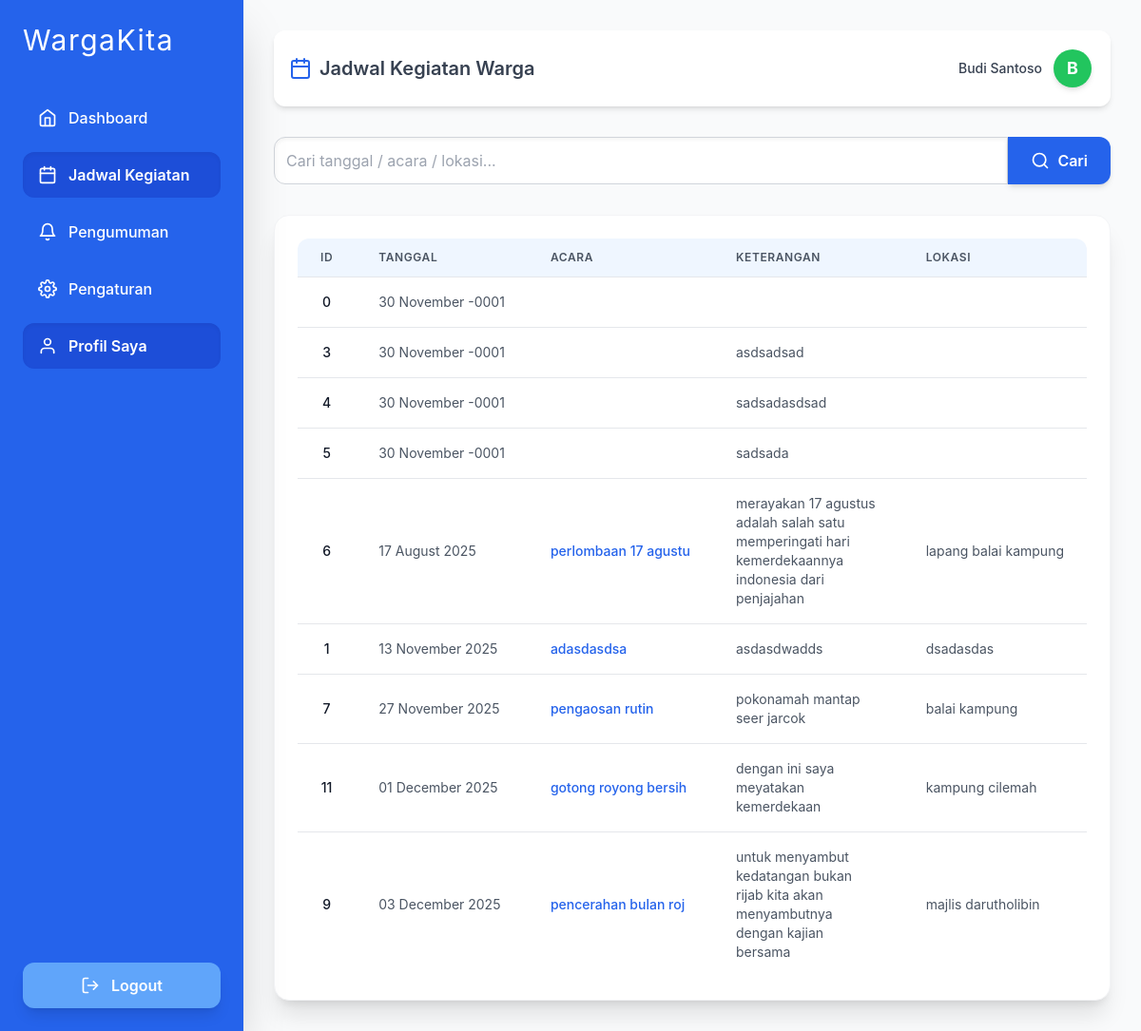
Page /jadwalin/public/jadwal_user.php on the committed database.
### tables this page shows
CREATE TABLE `jadwal` (
  `id` int(200) NOT NULL,
  `tanggal` date NOT NULL,
  `acara` varchar(20) NOT NULL,
  `keterangan` varchar(255) NOT NULL,
  `lokasi` varchar(100) NOT NULL
);

### jadwalin/public/jadwal_user.php (the view, shortened to what this page needs)
<?php
include '../koneksi/koneksi.php';
$keyword = isset($_GET['cari']) ? $_GET['cari'] : "";
if (!$koneksi) {
    $result = false;
    $error_message = "Koneksi database gagal: " . mysqli_connect_error();
} else {
    $safe_keyword = mysqli_real_escape_string($koneksi, $keyword);
    $query = "SELECT * FROM jadwal
              WHERE tanggal LIKE '%$safe_keyword%'
              OR acara LIKE '%$safe_keyword%'
              OR keterangan LIKE '%$safe_keyword%'
              OR lokasi LIKE '%$safe_keyword%'
              ORDER BY tanggal ASC";
    $result = mysqli_query($koneksi, $query);
}
$nama_warga = "Budi Santoso";
$inisial = "B";
?>
<!DOCTYPE html>
<html lang="en">
<head>
    <script src="https://cdn.tailwindcss.com"></script>
</head>
<body class="bg-gray-50 min-h-screen flex">
    <div class="w-64 min-h-screen bg-blue-600 p-6 shadow-2xl fixed flex flex-col justify-between">
        <div>
            <h1 class="text-3xl font-poppins text-white mb-10 tracking-wider">WargaKita
            </h1>
            <ul class="space-y-3">
                <li>
                    <a href="../public/dashboard_user.php"
                        class="flex items-center gap-3 py-3 px-4 rounded-xl text-white font-medium hover:bg-blue-700 transition duration-200">
                        <i data-feather="home" class="w-5 h-5"></i>
                        Dashboard
                    </a>
                </li>
                <li>
                    <a href="../public/jadwal_user.php"
                        class="flex items-center gap-3 py-3 px-4 rounded-xl bg-blue-700 text-white font-semibold shadow-inner transition duration-200">
                        <i data-feather="calendar" class="w-5 h-5"></i>
                        Jadwal Kegiatan
                    </a>
                </li>
                <li>
                    <a href="../public/pengumuman_user.php"
                        class="flex items-center gap-3 py-3 px-4 rounded-xl text-white font-medium hover:bg-blue-700 transition duration-200">
                        <i data-feather="bell" class="w-5 h-5"></i>
                        Pengumuman
                    </a>
                </li>
                <li>
                    <a href="../pengaturan/pengaturan_user.php"
                        class="flex items-center gap-3 py-3 px-4 rounded-xl text-white font-medium hover:bg-blue-700 transition duration-200">
                        <i data-feather="settings" class="w-5 h-5"></i>
                        Pengaturan
                    </a>
                </li>
                 <li>
                    <a href="../profil/profil_user.php"
                        class="flex items-center gap-3 py-3 px-4 rounded-xl bg-blue-700 text-white font-semibold shadow-inner transition duration-200">
                        <i data-feather="user" class="w-5 h-5"></i>
                        Profil Saya
                    </a>
                </li>
            </ul>
        </div>
        <a href="../aksi/logout.php"
            class="flex items-center gap-3 py-3 px-4 rounded-xl bg-blue-400 text-white font-semibold hover:bg-red-500 transition duration-200 justify-center shadow-lg">
            <i data-feather="log-out" class="w-5 h-5"></i>
            Logout
        </a>
    </div>
    <div class="ml-64 w-full flex flex-col p-8">
        <header class="bg-white shadow-md p-4 flex justify-between items-center sticky top-0 z-10 w-full mb-8 rounded-xl">
            <div class="flex items-center gap-2 text-xl font-semibold text-gray-700">
                <span class="text-blue-600">
                    <i data-feather="calendar" class="w-6 h-6"></i>
                </span>
                Jadwal Kegiatan Warga
            </div>
            <a href="../profil/profil_user.php" class="flex items-center gap-3 group hover:bg-gray-100 p-1 rounded-full transition duration-200 cursor-pointer">
                <span class="text-sm font-medium text-gray-700 group-hover:text-gray-900 transition duration-200">
                    <?= $nama_warga ?>
                </span>
                <div
                    class="w-10 h-10 bg-green-500 text-white rounded-full flex items-center justify-center font-bold text-lg shadow-md">
                    <?= $inisial ?>
                </div>
            </a>
        </header>
        <form method="get" class="flex mb-8 max-w-4xl mx-auto w-full">
            <input type="text" name="cari" value="<?= htmlspecialchars($keyword) ?>" placeholder="Cari tanggal / acara / lokasi..."
                class="flex-grow border border-gray-300 p-3 rounded-l-xl focus:ring-blue-500 focus:border-blue-500 transition duration-200 shadow-inner">
            <button type="submit" class="bg-blue-600 text-white px-6 py-3 rounded-r-xl font-semibold hover:bg-blue-700 transition duration-200 shadow-md flex items-center gap-2">
                <i data-feather="search" class="w-5 h-5"></i> Cari
            </button>
        </form>
        <div class="overflow-x-auto bg-white rounded-2xl shadow-xl p-6 border border-gray-100">
            <table class="min-w-full divide-y divide-gray-200">
                <thead class="bg-blue-50">
                    <tr>
                        <th class="px-6 py-3 text-left text-xs font-semibold text-gray-600 uppercase tracking-wider rounded-tl-xl">id</th>
                        <th class="px-6 py-3 text-left text-xs font-semibold text-gray-600 uppercase tracking-wider">Tanggal</th>
                        <th class="px-6 py-3 text-left text-xs font-semibold text-gray-600 uppercase tracking-wider">Acara</th>
                        <th class="px-6 py-3 text-left text-xs font-semibold text-gray-600 uppercase tracking-wider">Keterangan</th>
                        <th class="px-6 py-3 text-left text-xs font-semibold text-gray-600 uppercase tracking-wider rounded-tr-xl">Lokasi</th>
                    </tr>
                </thead>
                <tbody class="divide-y divide-gray-200">
                    <?php
                    if ($result && mysqli_num_rows($result) > 0):
                        while ($row = mysqli_fetch_assoc($result)): ?>
                            <tr class="hover:bg-blue-50/50 transition duration-150">
                                <td class="px-6 py-4 whitespace-nowrap text-sm font-medium text-gray-900 text-center"><?= htmlspecialchars($row['id']); ?></td>
                                <td class="px-6 py-4 whitespace-nowrap text-sm text-gray-600"><?= date("d F Y", strtotime($row['tanggal'])); ?></td>
                                <td class="px-6 py-4 whitespace-nowrap text-sm font-medium text-blue-600"><?= htmlspecialchars($row['acara']); ?></td>
                                <td class="px-6 py-4 text-sm text-gray-600 max-w-xs"><?= htmlspecialchars($row['keterangan']); ?></td>
                                <td class="px-6 py-4 whitespace-nowrap text-sm text-gray-600"><?= htmlspecialchars($row['lokasi']); ?></td>
                            </tr>
                        <?php endwhile; ?>
                    <?php endif; ?>
                </tbody>
            </table>
        </div>
    </div>
</body>
</html>

### jadwalin/public/jadwal_user.php (style rules this page uses)
body { font-family: 'Inter', sans-serif; }

### rows in the picture
jadwal: id "0", tanggal "30 November -0001"
jadwal: id "3", tanggal "30 November -0001", keterangan "asdsadsad"
jadwal: id "4", tanggal "30 November -0001", keterangan "sadsadasdsad"
jadwal: id "5", tanggal "30 November -0001", keterangan "sadsada"
jadwal: id "6", tanggal "17 August 2025", acara "perlombaan 17 agustu", keterangan "merayakan 17 agustus adalah salah satu memperingati hari kemerdekaannya indonesia dari penjajahan", lokasi "lapang balai kampung"
jadwal: id "1", tanggal "13 November 2025", acara "adasdasdsa", keterangan "asdasdwadds", lokasi "dsadasdas"
jadwal: id "7", tanggal "27 November 2025", acara "pengaosan rutin", keterangan "pokonamah mantap seer jarcok", lokasi "balai kampung"
jadwal: id "11", tanggal "01 December 2025", acara "gotong royong bersih", keterangan "dengan ini saya meyatakan kemerdekaan", lokasi "kampung cilemah"
jadwal: id "9", tanggal "03 December 2025", acara "pencerahan bulan roj", keterangan "untuk menyambut kedatangan bukan rijab kita akan menyambutnya dengan kajian bersama", lokasi "majlis darutholibin"

### other values in the picture
$nama_warga "Budi Santoso"
$inisial "B"
